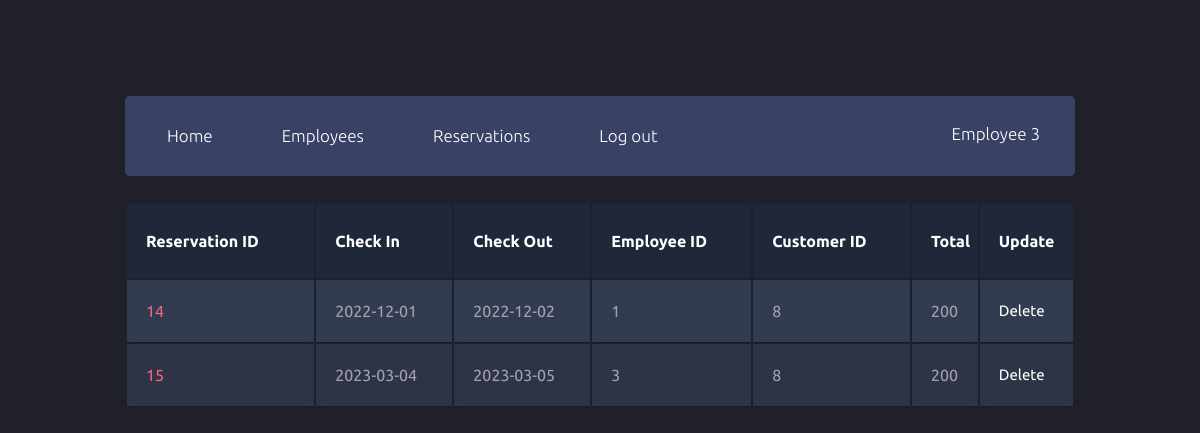
Before: /managers/reservations.php (signed in) with the older database file.
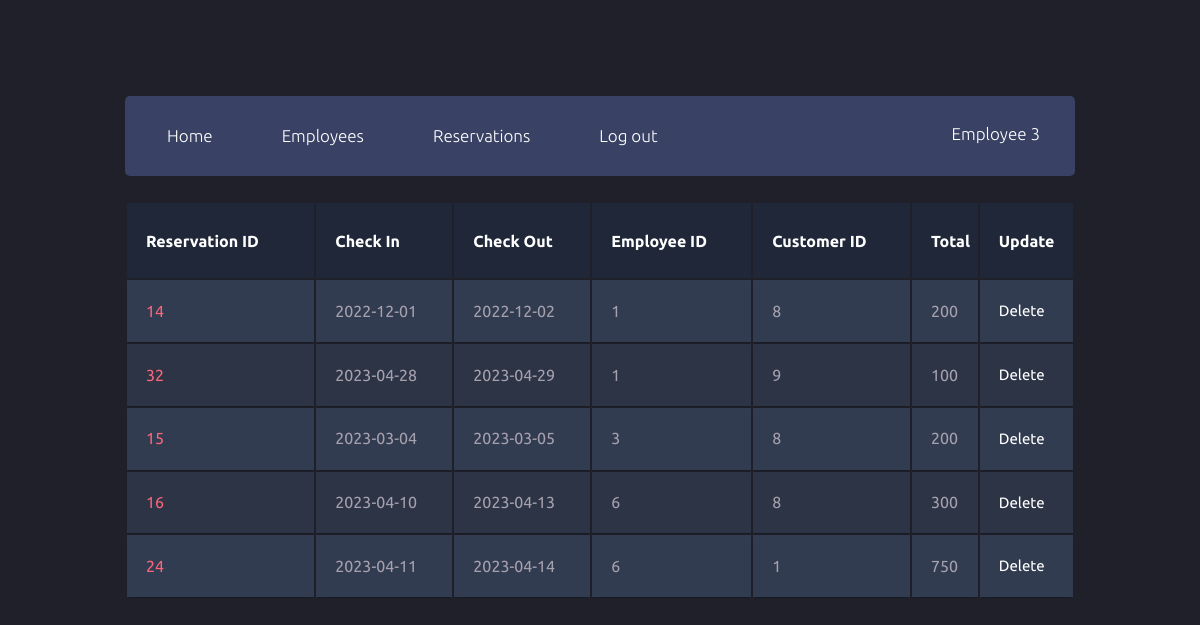
After: the same page with the newer database file.
### tables this page shows
CREATE TABLE `Reservations` (
  `resID` int(11) NOT NULL,
  `checkInDate` date NOT NULL,
  `checkOutDate` date NOT NULL,
  `reservedDate` date NOT NULL,
  `Employees_empID` int(11) NOT NULL,
  `Customers_cusID` int(11) NOT NULL
);

### managers/reservations.php (the view, shortened to what this page needs)
<?php
    $hotelID = $_SESSION['Hotels_hotelID'];
    include "../db_connect.php";
    $sql = "SELECT *
            from reservations inner join employees
            on employees_empID = empID
            where hotels_hotelID = '$hotelID';";
    $result = $conn->query($sql);
?>
<!DOCTYPE html>
<html>
    <head>
        <link rel="stylesheet" href="menu.css">
        <link rel="stylesheet" href="table.css">
    </head>
    <body>
        <div class="main-container">
            <header class="block">
                <ul class="header-menu horizontal-list">
                    <li>
                        <a class="header-menu-tab" href="home.php"><span class="icon fontawesome-user scnd-font-color"></span>Home</a>
                    </li>
                    <li>
                        <a class="header-menu-tab" href="employees.php"><span class="icon fontawesome-user scnd-font-color"></span>Employees</a>
                    </li>
                    <li>
                        <a class="header-menu-tab" href="reservations.php"><span class="icon fontawesome-star-empty scnd-font-color"></span>Reservations</a>
                    </li>
                    <li>
                        <a class="header-menu-tab" href="../account/logout.php"><span class="icon fontawesome-envelope scnd-font-color"></span>Log out</a>
                    </li>
                </ul>
                <div class="profile-menu">
                    <p><?php echo $_SESSION['empName']; ?> <a href=""><span class="entypo-down-open scnd-font-color"></span></a></p>
                </div>
            </header>
            <table class="container">
                <thead>
                    <tr>
                        <th><h1>Reservation ID</h1></th>
                        <th><h1>Check In</h1></th>
                        <th><h1>Check Out</h1></th>
                        <th><h1>Employee ID</h1></th>
                        <th><h1>Customer ID</h1></th>
                        <th><h1>Total</h1></th>
                        <th><h1>Update</h1></th>
                    </tr>
                </thead>
                <tbody>
                    <?php
                        if ($result->num_rows > 0) {
                            while ($row = $result->fetch_assoc()) {
                    ?>
                                <tr>
                                    <td><?php echo $row['resID']; ?> </td>
                                    <td><?php echo $row['checkInDate']; ?> </td>
                                    <td><?php echo $row['checkOutDate']; ?> </td>
                                    <td><?php echo $row['Employees_empID']; ?> </td>
                                    <td><?php echo $row['Customers_cusID']; ?> </td>
                                    <td><?php
                                        $resID = $row['resID'];
                                        $sql1 = "SELECT sum(price) * (checkOutDate - checkInDate) as total
                                                from rooms_has_reservations rhs inner join rooms r inner join reservations rs
                                                on  rhs.rooms_roomID = r.roomID
                                                and rhs.Rooms_hotels_hotelID = r.hotels_hotelID
                                                and rhs.reservations_resID = rs.resID
                                                where rhs.reservations_resID = '$resID';";
                                        $result1 = $conn->query($sql1);
                                        $row1 = $result1->fetch_assoc();
                                        echo $row1['total'];
                                    ?> </td>
                                    <td>
                                        <a class = "btn btn-danger" href = "deleteReservations.php?id=<?php echo $row['resID']; ?>">
                                        Delete</a>
                                    </td>
                                </tr>
                    <?php
                            }
                        }
                    ?>
                </tbody>
            </table>
        </div>
    </body>
</html>

Changed rows visible on the page:
added reservations: resID "32", checkInDate "2023-04-28", checkOutDate "2023-04-29", Employees_empID "1", Customers_cusID "9", total "100"
added reservations: resID "16", checkInDate "2023-04-10", checkOutDate "2023-04-13", Employees_empID "6", Customers_cusID "8", total "300"
added reservations: resID "24", checkInDate "2023-04-11", checkOutDate "2023-04-14", Employees_empID "6", Customers_cusID "1", total "750"
